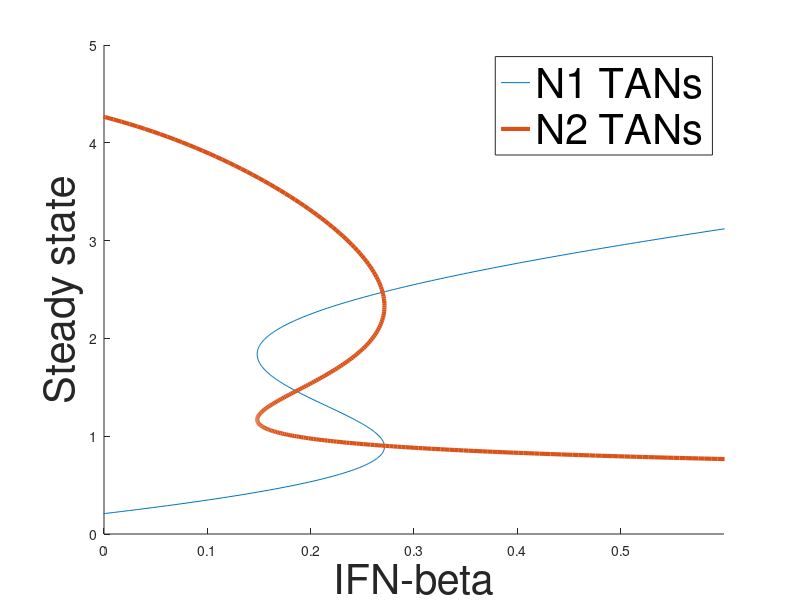

Reproduce this figure in MATLAB.
clc; clear; close all;

mu_1 = 0.0289;
mu_2 = 0.0289;

lambda_S = 0.0289;
lambda_6 = 0.000289;
lambda_G = 0.0289;

k_1 = 0.1156;
k_2 = 1;
k_3 = 0.1156;
k_4 = 1;

alpha = 1;
beta = 1.5;

G = 0.5;

h = 0.01;

for i = 1:501
    N1(i) = (i-1)*h;
    N2(i) = (lambda_6+lambda_G*G+k_3*k_4^2/(k_4^2+beta*N1(i)^2))/mu_2;
    S(i) = (mu_1*N1(i)-k_1*k_2^2/(k_2^2+alpha*N2(i)^2))/lambda_S;
end

hold on
figure(1)
plot(S, N1, S, N2, 'linewidth', 3)
xlabel('IFN-beta', 'fontsize', 30)
ylabel('Steady state', 'fontsize', 30)
legend({'N1 TANs', 'N2 TANs'}, 'fontsize', 30)
axis([0 0.6 0 5])
% plot(S, N2, 'b', 'linewidth', 3)
% xlabel('IFN-beta', 'fontsize', 30)
% ylabel('N2 Concentration', 'fontsize', 30)